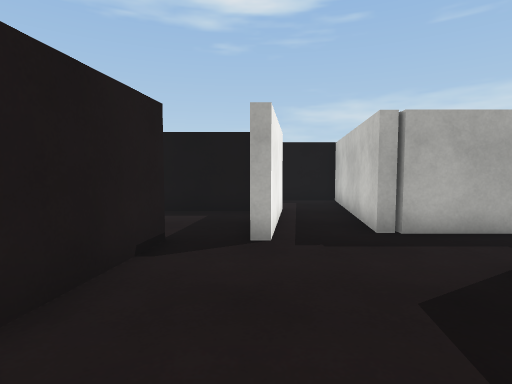
view 1 (above)

24 first-person views from a walk through a Unity game level. The camera is 1.2 m above the floor, tilts 4° down and sees 80° across. The floor is counted in squares, 1 m on a side. Each view is taken from the middle of a square. On the plan, view 1 faces up. The plan holds only what a view shows up to about 13 squares ahead; the rest is blank. The place goes on beyond the plan. The player character is not drawn. Surface patterns are stand-ins for the level's own textures.

view 2
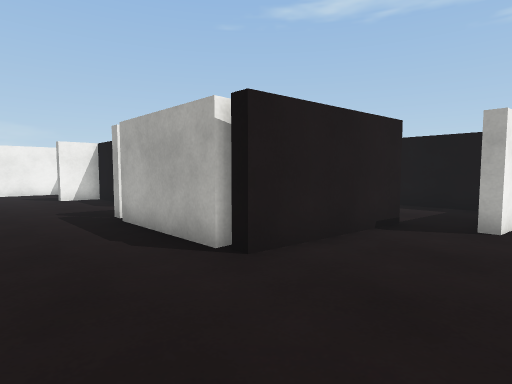

view 3
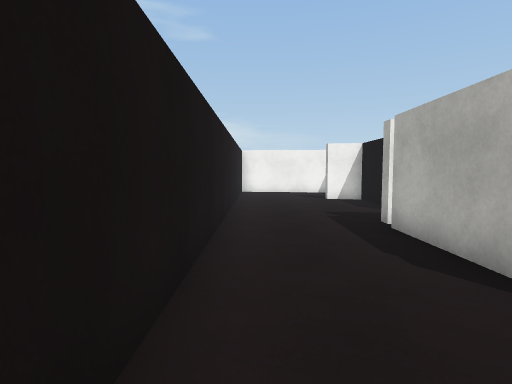

view 4
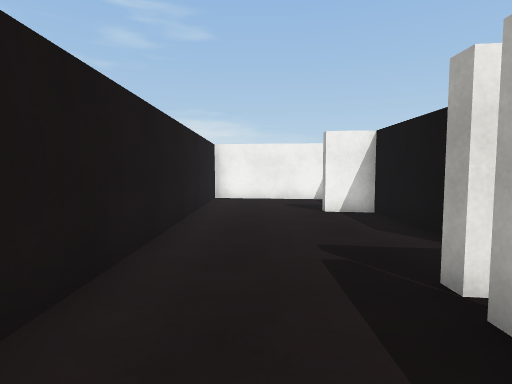

view 5
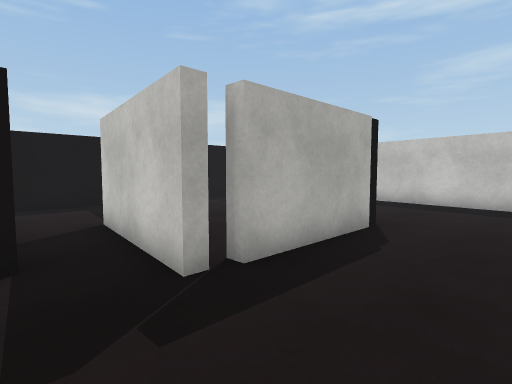

view 6
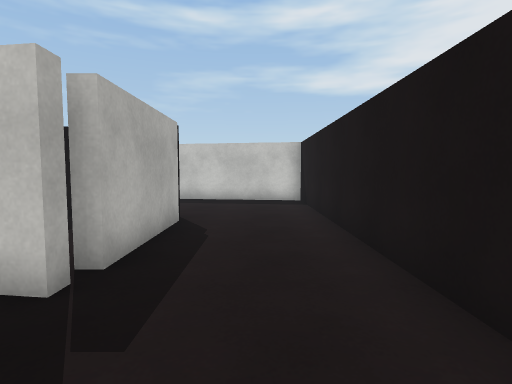

view 7
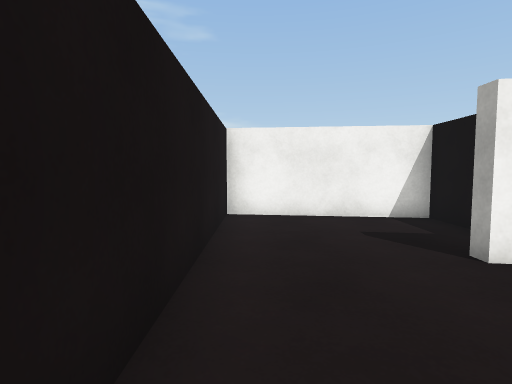

view 8
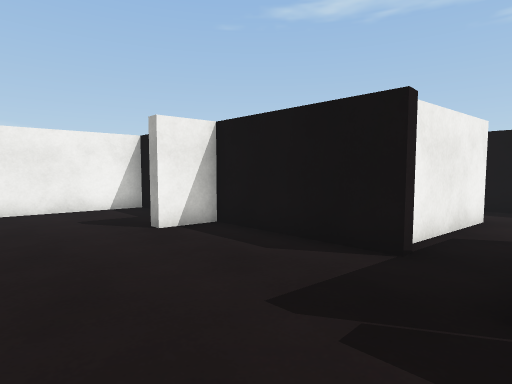

view 9
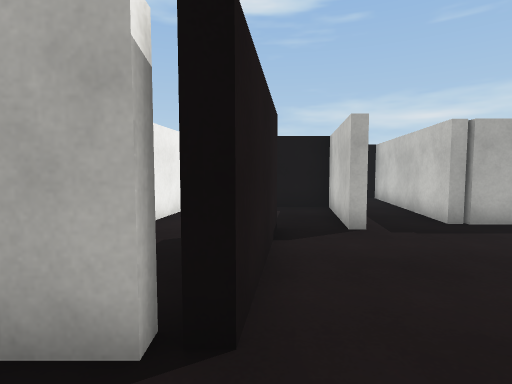

view 10
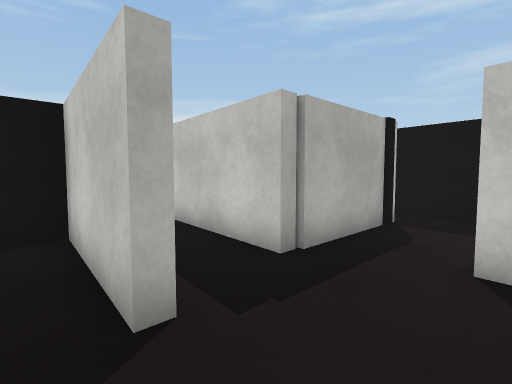

view 11
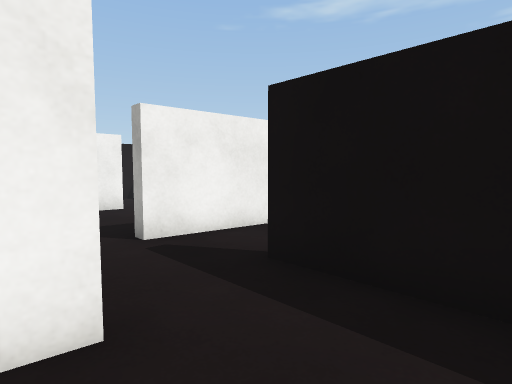

view 12
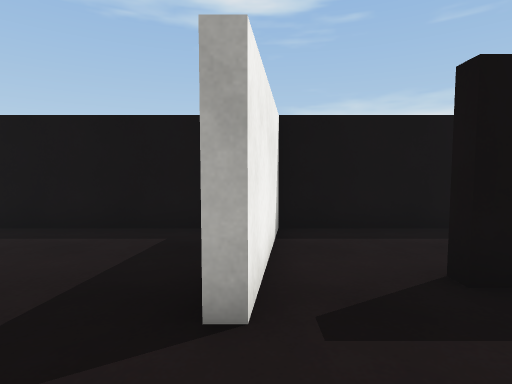

view 13
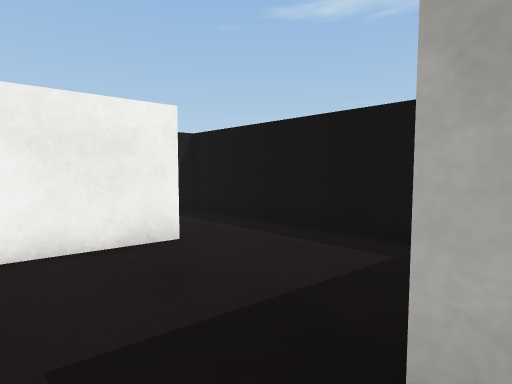

view 14
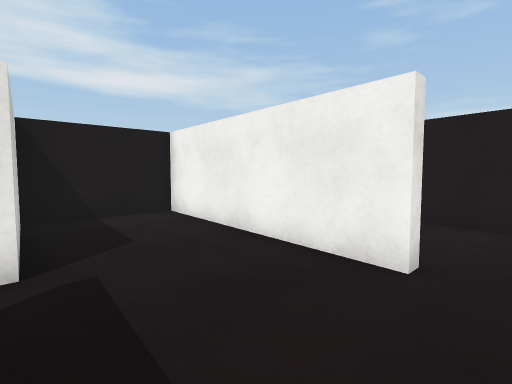

view 15
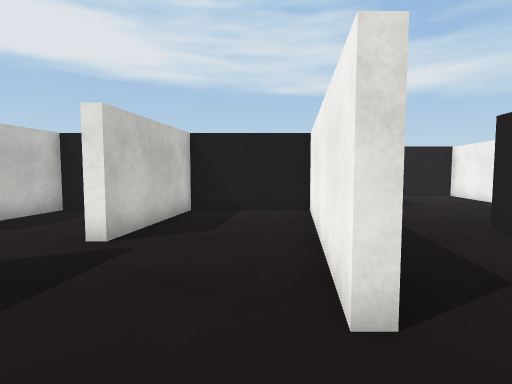

view 16
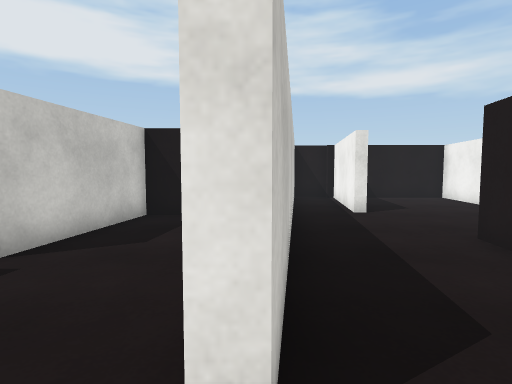

view 17
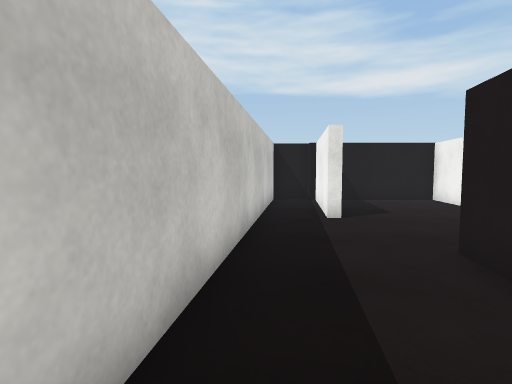

view 18
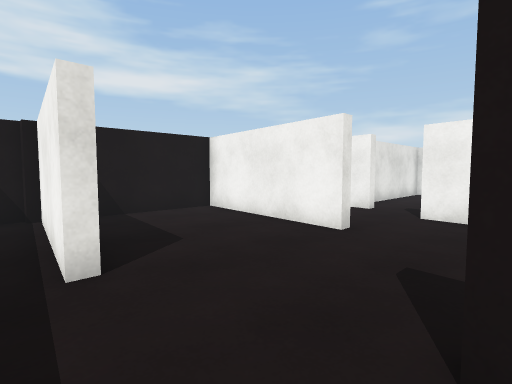

view 19
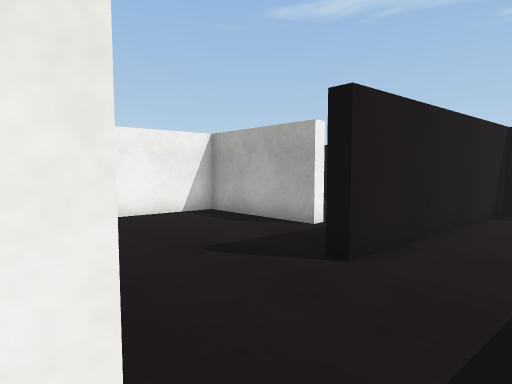

view 20
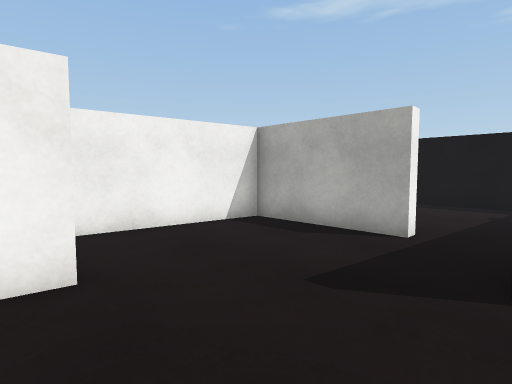

view 21
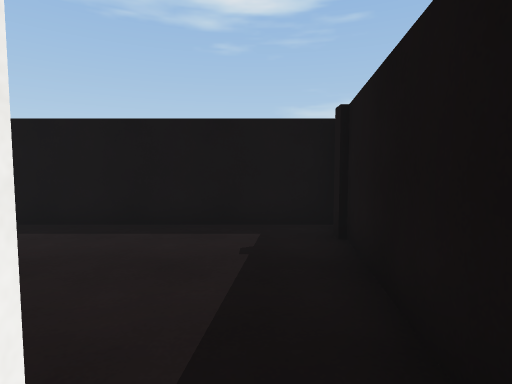

view 22
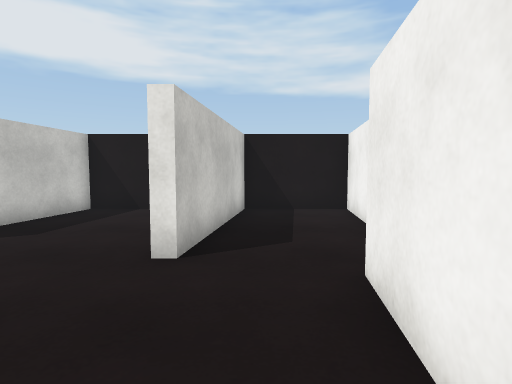

view 23
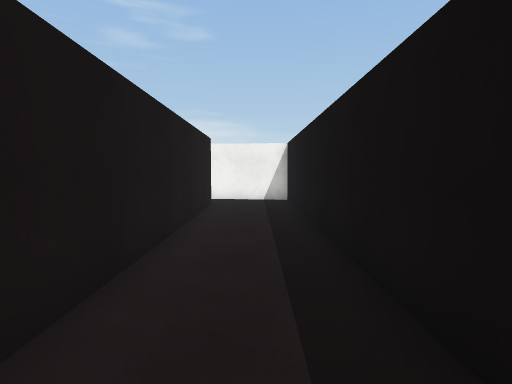

view 24
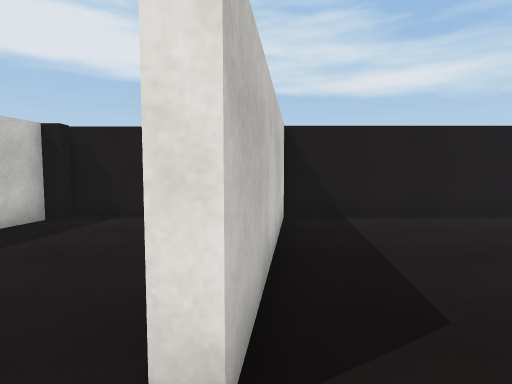

### Floor plan
Points are (right, up) in squares from view 1. A wall is a line through its corners. A room is listed if a view was taken in it or the views show most of it. See-through windows are left out.
Room 1 (views 1, 2, 3, 4, 5, 6, 7, 8, 9, 10, 23, 24)
walls: (-8.5, 2.9) (-8.5, 2.4) (-12.7, 2.4) (-12.9, 1) (-13.4, 1); (-8.4, 5.6) (-8.7, 3.2); (-6.8, 0.9) (-7.2, 0.9) (-6.6, 5.2); (-8.8, 9.4) (0.2, 9.4); (-2.7, 1.2) (-2.7, 0.9) (-6.4, 0.9) (-6.4, 1.2); (-1.6, 5.3) (-2.1, 1); (-15.1, 2.4) (-16.7, 2.4) (-17.4, -2.8) (2.3, -2.8) (3.1, 3.7); (0.8, 9.3) (0.3, 5.2) (-0.1, 5.2); (2.8, 5.6) (2.8, 6.1); (3.5, 5.7) (2.3, 5.7) (3.2, 12.3) (-10.5, 12.3) (-10.9, 9.7)
ways out: opening at (-9.5, 9) to room 2; opening at (-8, 6) to room 2; opening at (-1, 5) to room 4; gap at (-3, 1) to room 4; opening at (3, 4.5)
Room 2 (views 11, 12, 13, 14, 15, 16)
walls: (-10.9, 9.7) (-11.1, 8.3) (-11.5, 8.3); (-8.2, 6.8) (-8.4, 5.6); (-15.7, 9.8) (-16.6, 2.8) (-13, 2.8) (-12.5, 6.9) (-12, 6.9); (-12.1, 12.3) (-19, 12.3) (-19.2, 10.6); (-9.9, 2.8) (-9.1, 2.8) (-8.9, 4.7); (-5.2, 9.1) (-8.8, 9.1) (-8.8, 9.4)
ways out: opening at (-9.5, 9) to room 1; opening at (-8, 6) to room 1; opening at (-17, 10) to room 3; opening at (-6, 6) to room 4
Room 3 (views 17, 18, 19, 20, 21, 22)
walls: (-19.2, 2.3) (-18.8, 2.3) (-19.5, -2.5); (-21.9, 7.7) (-25.7, 7.7) (-26.3, 3.5); (-19.2, 10.6) (-19.9, 5.7) (-20.4, 5.7); (-17.7, -2.8) (-16.1, 9.8) (-15.7, 9.8); (-26.5, -2.5) (-24.6, -2.5) (-23.9, 2.8) (-23.6, 2.8) (-24.3, -2.5) (-19.8, -2.5) (-19.4, 0.5)
ways out: opening at (-17, 10) to room 2; opening at (-21, 8)
Room 4 (no view inside)
walls: (-4.2, 8) (-4.4, 6.3); (-0.1, 5.2) (0.4, 9.1) (-3, 9.1)
ways out: opening at (-1, 5) to room 1; gap at (-3, 1) to room 1; opening at (-6, 6) to room 2

Where each view was taken, in squares from view 1:
view 1: 0 up, 0 right, facing up
view 2: 2 down, 1 right, facing up-left
view 3: 2 down, 0 right, facing left
view 4: 1 down, 4 left, facing left
view 5: 2 down, 9 left, facing up-right
view 6: 1 down, 10 left, facing right
view 7: 2 down, 9 left, facing left
view 8: 2 down, 7 left, facing up-left
view 9: 1 down, 2 left, facing up
view 10: 3 up, 1 left, facing up-right
view 11: 6 up, 6 left, facing up-left
view 12: 6 up, 11 left, facing up
view 13: 7 up, 11 left, facing up-left
view 14: 11 up, 12 left, facing down-left
view 15: 12 up, 15 left, facing down
view 16: 11 up, 16 left, facing down
view 17: 10 up, 17 left, facing down
view 18: 6 up, 18 left, facing down-left
view 19: 2 up, 18 left, facing up-left
view 20: 2 up, 20 left, facing up-left
view 21: 7 up, 21 left, facing up
view 22: 7 up, 25 left, facing down
view 23: 11 up, 2 right, facing left
view 24: 5 up, 3 right, facing down
